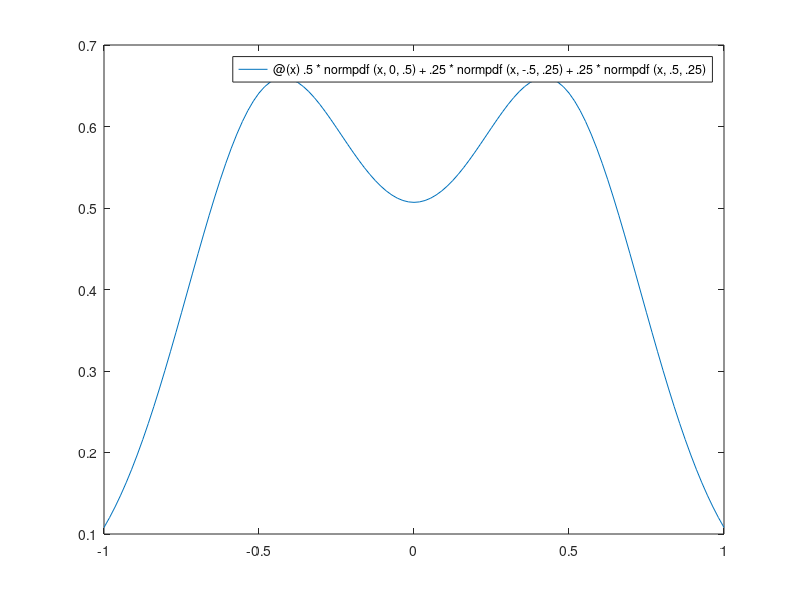

The MATLAB script that drew this image: (Note: this script raises an error after producing the figure.)
%% Initial conditions

% Speed
a = 2; b = 1;

% u = @(t, x) a*x + b;
% dudt = @(t, x) zeros(size(x));
% dudx = @(t, x) a*ones(size(x));

u = @(t, x) -a*x/200 + .5*t.*x;
dudt = @(t, x) 2*pi*sin(2*pi*t);
dudx = @(t, x) a*pi*cos(pi*x);

% Integration time
T = 1;
t = linspace(0, T, 11);

% Segment of interest
x = linspace(-1, 1, 11);

% Initial density distribution
rho_fun = @(x) .5*normpdf(x, 0, .5) + ...
    .25*normpdf(x, -.5, .25) + ...
    .25*normpdf(x, .5, .25);
rho = rho_fun(x);


figure(1);
fplot(rho_fun, [min(x), max(x)]);
xlabel('$x$', Interpreter = 'latex', FontSize = 16);
legend('$\rho(0, x)$', Interpreter = 'latex', FontSize = 16);

%% Characteristics

x0 = zeros(size(x));

figure(2)
for k = 1 : length(x)
    [t_path, x_path] = ode45(u, [T 0], x(k));
    plot(x_path, t_path);
    hold on;
    x0(k) = x_path(end);

    % Verification
%     x_path = x0(k) * exp(a*t) + b/a*(exp(a*t) - 1);
%     plot(x_path, t, '*k');
end
hold off;
xlabel('$x$', Interpreter = 'latex', FontSize = 16);
ylabel('$t$', Interpreter = 'latex', FontSize = 16);

%% Interpolation of rho at x0
rho_0 = spline(x, rho, x0);

figure(3)
fplot(rho_fun, [min([x, x0]), max([x, x0])]);
hold on;
plot(x0, rho_0, '*r');
hold off;
